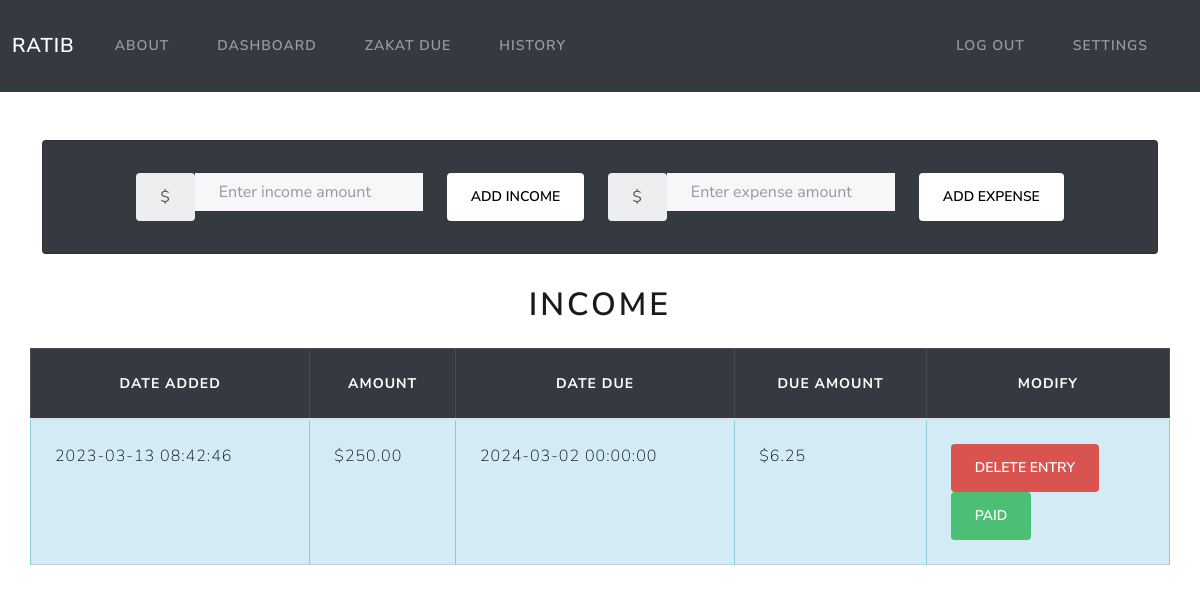
/dashboard (signed in), run on an earlier commit of the app's database.
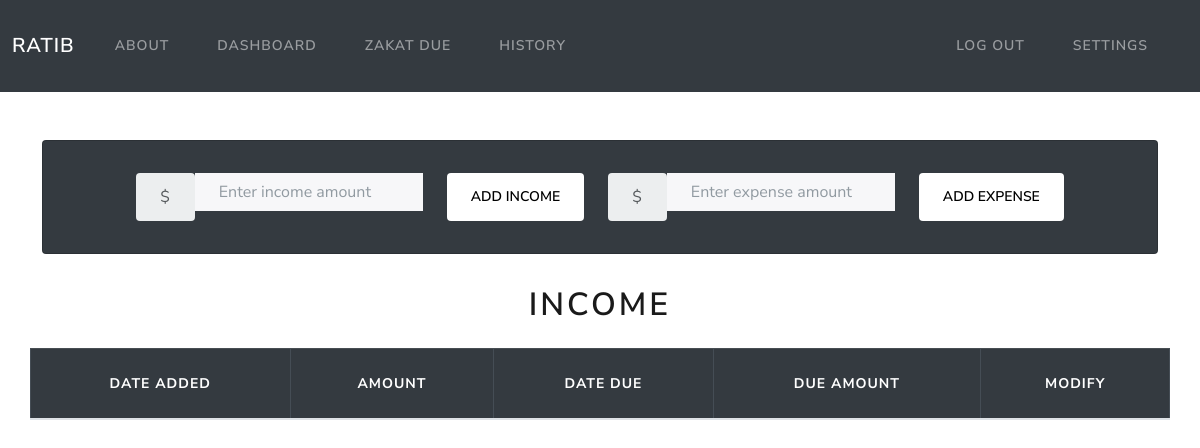
And on a later commit of the database.
### models.py (models this page shows)
class Income(Base):
    __tablename__ = 'income'
    id = Column(Integer, primary_key=True)
    amount = Column(Numeric(10,2))
    date = Column(DateTime, default=func.now())
    due_date = Column(DateTime, default=calculate_due_date())
    due_amount = Column(Numeric(10,2))
    user_id = Column(Integer, ForeignKey('users.id'))
    user = relationship("User", back_populates="income")
    paid = Column(Boolean, default=False)

### app.py (the view)
@app.route('/dashboard')
@login_required
def dashboard():
    userid = flasksession.get("user_id")
    incomes = session.query(Income).filter_by(user_id=userid)
    return render_template('dashboard.html', incomes=incomes, datetime=datetime)

### app.py (called while the page is built)
@app.teardown_appcontext
def shutdown_session(exception=None):
    session.remove()

### utils.py (called while the page is built)
def login_required(f):
    @wraps(f)
    def decorated_function(*args, **kwargs):
        if session.get("user_id") is None:
            return redirect("/login")
        return f(*args, **kwargs)
    return decorated_function

def usd(value):
    return f"${value:,.2f}"

### templates/dashboard.html (shortened to what this page needs)
{% extends 'layout.html' %}
{% block content %}
<div class="container">
    <div class="row justify-content-center">
        <div class="col">
            <div class="card text-center text-white bg-dark mb-3">
                <div class="card-body justify-content-center mt-3">
                    <form class="" action="/addmoney" method="post">
                        <div class="row justify-content-center">
                            <div class="form-group text-center col-auto">
                                <div class="input-group">
                                    <span class="input-group-text">$</span>
                                    <input autocomplete="off" class="form-control mx-auto" type="number" name="income" id="money" placeholder="Enter income amount">
                                </div>
                            </div>
                            <div class="col-auto">
                                <button class="btn btn-secondary" type="submit" name="action" value="income">Add income</button>
                            </div>
                            <div class="form-group text-center col-auto">
                                <div class="input-group">
                                    <span class="input-group-text">$</span>
                                    <input autocomplete="off" class="form-control mx-auto" type="number" name="expense" id="money" placeholder="Enter expense amount">
                                </div>
                            </div>
                            <div class="form-group text-center col-auto">
                                <button class="btn btn-secondary" type="submit" name="action" value="expense">Add expense</button>
                            </div>
                        </div>
                    </form>
                </div>
            </div>
        </div>
    </div>
</div>
<table class="table table-bordered mt-3">
    <h1 class="mt-3 text-center"> Income </h1>
        <thead class="table-dark text-center">
            <th>Date added</th>
            <th>Amount</th>
            <th>Date Due</th>
            <th>Due Amount</th>
            <th>Modify</th>
        </thead>
        <tbody class="table-info">
            {% for income in incomes %}
            {% if income.paid == False %}
            <tr>
                <td>{{ income.date }}</td>
                <td>{{ income.amount | usd}}</td>
                <td>{{ income.due_date }}</td>
                <td>{{ income.due_amount | usd}}</td>
                <td>
                    <form action="/delete_entry", method="post">
                        <button type="submit" class="btn btn-danger">Delete entry</button>
                    </form>
                    <form action="/paid", method="post">
                        {% set current_time = datetime.now() %}
                        {% if current_time < income.due_date %}
                        <button type="submit" class="btn btn-success">Paid</button>
                        {% endif %}
                    </form>
                </td>
            </tr>
            {% endif %}
            {% endfor %}
        </tbody>
    </table>
{% endblock %}

### templates/layout.html (shortened to what this page needs)
<!doctype html>
<html lang="en">
<head>
  {% block head %}
  <link rel="stylesheet" href="https://cdn.jsdelivr.net/npm/bootstrap@4.3.1/dist/css/bootstrap.min.css"
>
  <link rel="stylesheet" href="/static/lux.css">
  <link rel="stylesheet" href="/static/styles.css">
  {% endblock %}
</head>
<body>
  <nav class="navbar navbar-expand-md navbar-dark bg-dark mx-auto">
    <div class="container-fluid">
      <a class="navbar-brand" href="/">Ratib</a>
      <div class="collapse navbar-collapse" id="navbarNav">
        <ul class="navbar-nav me-auto">
          <li class="nav-item">
            <a class="nav-link" href="/guide">About</a>
          </li>
        {% if session["user_id"] %}
        <li class="nav-item">
          <a class="nav-link" href="/dashboard">Dashboard</a>
        </li>
          <li class="nav-item">
            <a class="nav-link" href="/tracked">Zakat Due</a>
          </li>
          <li class="nav-item">
            <a class="nav-link" href="/history">History</a>
          </li>
        </ul>
        <ul class="navbar-nav ms-auto">
          <li class="nav-item">
            <a class="nav-link" href="/logout">Log Out</a>
          </li>
          <li class="nav-item">
            <a class="nav-link" href="/settings">Settings</a>
          </li>
        </ul>
        {% endif %}
      </div>
    </div>
  </nav>
  <div id="content">
    <main class="container py-5 text-center">
      <div class="row text-left">
        {% block content %}{% endblock %}
      </div>
    </main>
  </div>
</body>
</html>

What changed in the data, as far as the page shows it:
removed Income: date "2023-03-13 08:42:46", amount "$250.00", due_date "2024-03-02 00:00:00", due_amount "$6.25", shows "PAID"
